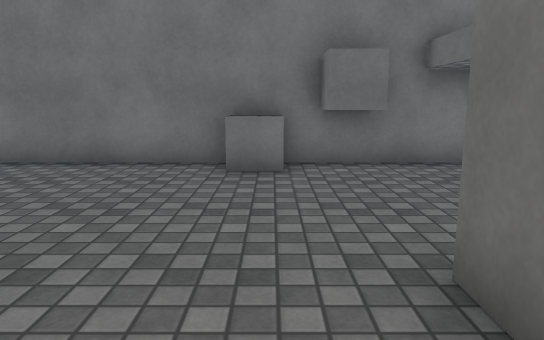
View 1 (above)

12 first-person views from a walk through a scene from a Unity 3-D project. The camera is 1.2 m above the floor, tilts 10° down and sees 70° across. The floor is counted in squares, 1 m on a side. Each view is taken from the middle of a square. On the plan, view 1 faces up. The plan holds only what a view shows up to about 15 squares ahead; the rest is blank. The place goes on beyond the plan. The player character is not drawn. Surface patterns are stand-ins for the level's own textures.

View 2
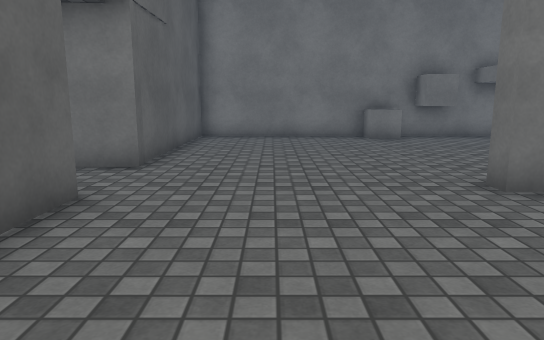

View 3
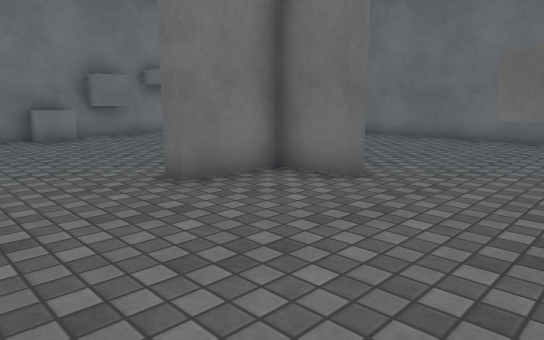

View 4
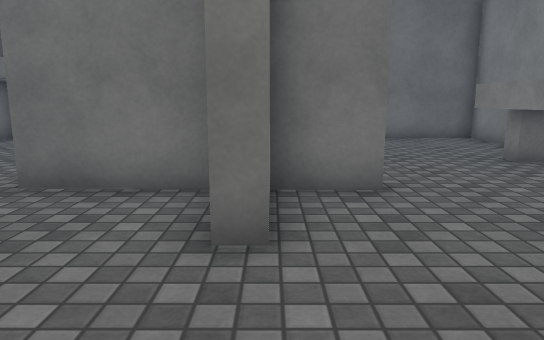

View 5
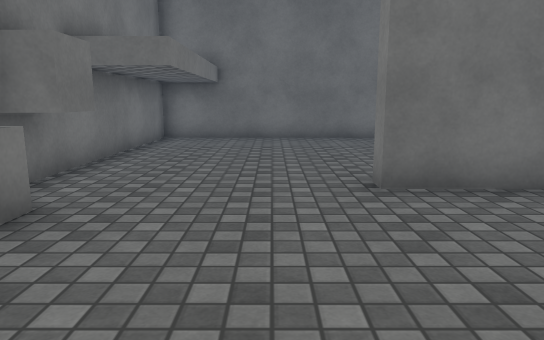

View 6
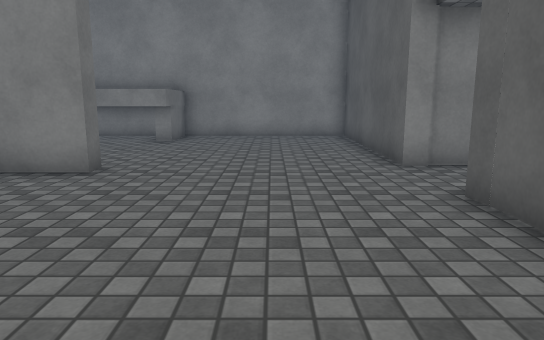

View 7
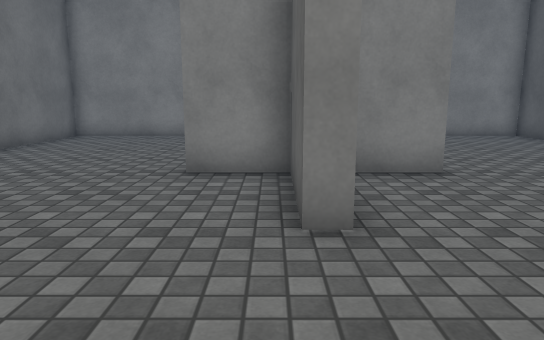

View 8
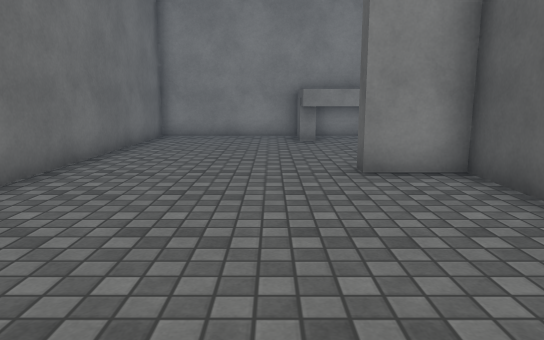

View 9
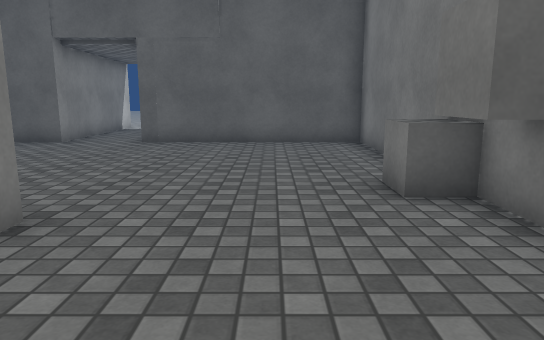

View 10
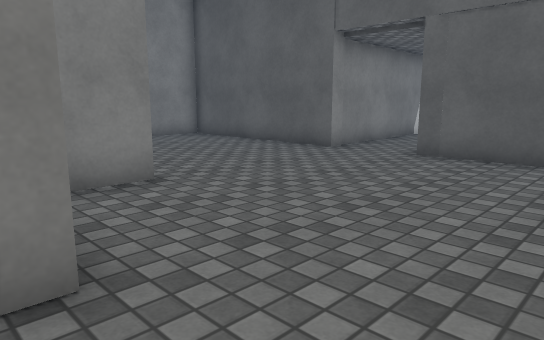

View 11
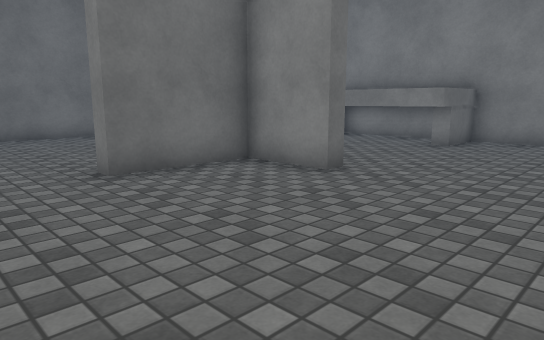

View 12
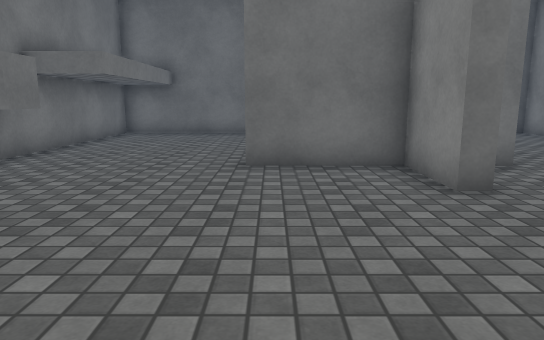

### Floor plan
Points are (right, up) in squares from view 1. A wall is a line through its corners. A room is listed if a view was taken in it or the views show most of it. See-through windows are left out.
Room 1 (views 1, 2, 3, 4, 5, 6, 7, 8, 9, 10, 11, 12)
walls: (1.7, -2.5) (1.2, -2.5) (1.2, -1) (-0.9, -1) (-0.9, -0.5) (1.2, -0.5) (1.2, 2.5) (1.7, 2.5) (1.7, -0.5) (3.5, -0.5) (3.5, -1); (-6.5, 1.7) (-6.5, 1.1) (-7.6, 1); (3.7, -5.9) (4.3, -5.9); (-0.9, -7.6) (-0.9, -5.2) (4.1, -5.2); (4.1, -6.8) (4.1, -7.4); (-8.6, -1.4) (-6.6, -1.3) (-6.6, -7.6) (8.8, -7.6) (9, 7.6) (-6.5, 7.6) (-6.5, 1.6)
low walls: (-1, -5.8) (-0.4, -5.8)
ways out: opening at (-8, 0)
objects: other object (-1, 7) to (0, 7); other object (1, 7) to (2, 7)

Positions as (right, up) in squares from view 1, and headings:
1: (0, 0), facing up
2: (-4, -6), facing up
3: (-4, -6), facing up-right
4: (-4, -1), facing right
5: (-4, 4), facing right
6: (-4, 6), facing down
7: (2, 6), facing down
8: (5, 6), facing down
9: (5, 5), facing left
10: (2, 5), facing down-left
11: (-5, 5), facing down-right
12: (-6, 2), facing right
